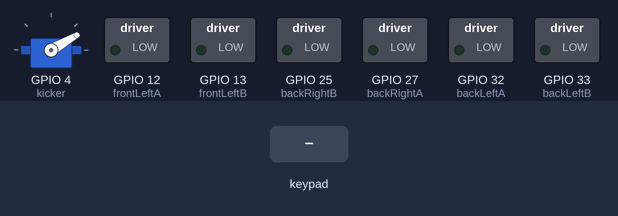
Bench run of a sketch on a simulated ESP32. Shown: servo, switched loads named in the sketch (green lamp = pin HIGH). Inputs (shaded band) come from the test bench. Nothing arrives over Bluetooth unless stated.

Above: at 1.2 s.
1.3 s: key 'S' pressed
At 1.8 s:
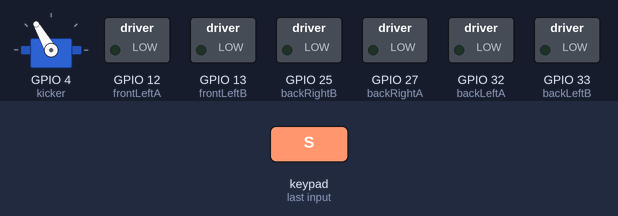
2.8 s: key 'X' pressed
At 4.1 s:
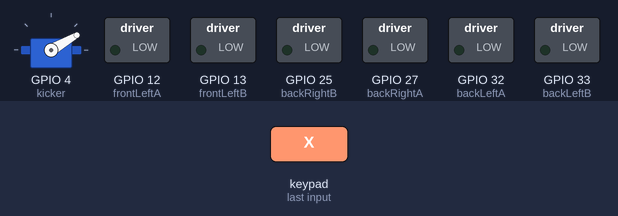
Timing chart, 0 to 5.8 s (numbered marks = the images above; inputs shaded):
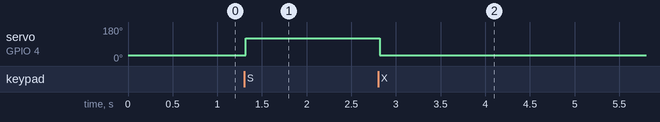

Measured:
- after the input at 1.3 s, servo on GPIO 4 (kicker): 30° → 120° at once
- after the input at 2.8 s, servo on GPIO 4 (kicker): 120° → 30° at once

The sketch:

ps5controlcode.ino
```cpp
#include <ps5Controller.h>
#include <ESP32Servo.h>

int frontLeftA  = 12;
int frontLeftB  = 13;

int frontRightA = 26;
int frontRightB = 14;

int backLeftA   = 32;
int backLeftB   = 33;

int backRightA  = 27;
int backRightB  = 25;

char MAC_ADRES[] = "4C:B9:9B:9D:29:F9";

int DEADZONE = 60;

float SPEED_FAST   = 2.0;
float SPEED_NORMAL = 1.2;
float SPEED_SLOW   = 0.6;
float speedMul     = 1.2;

int HIT_SPEED = 255;
int HIT_TIME  = 150;

Servo kicker;

bool hitActive = false;
unsigned long hitStart = 0;
int hitDir = 0;

void motor(int a, int b, int s){
  s = constrain(s, -255, 255);
  if(s > 0){
    analogWrite(a, s);
    analogWrite(b, 0);
  }else{
    analogWrite(a, 0);
    analogWrite(b, -s);
  }
}

void stopAll(){
  motor(frontLeftA,  frontLeftB,  0);
  motor(frontRightA, frontRightB, 0);
  motor(backLeftA,   backLeftB,   0);
  motor(backRightA,  backRightB,  0);
}

int deadzone(int v){
  return abs(v) < DEADZONE ? 0 : v;
}

void setup(){
  Serial.begin(115200);

  pinMode(frontLeftA, OUTPUT);
  pinMode(frontLeftB, OUTPUT);
  pinMode(frontRightA, OUTPUT);
  pinMode(frontRightB, OUTPUT);
  pinMode(backLeftA, OUTPUT);
  pinMode(backLeftB, OUTPUT);
  pinMode(backRightA, OUTPUT);
  pinMode(backRightB, OUTPUT);

  kicker.attach(4);
  kicker.write(30);

  ps5.begin(MAC_ADRES);
}

void loop(){
  if(!ps5.isConnected()){
    stopAll();
    return;
  }

  if(ps5.Triangle()) speedMul = SPEED_FAST;
  if(ps5.Circle())   speedMul = SPEED_NORMAL;
  if(ps5.Square())   speedMul = SPEED_SLOW;

  if(!hitActive){
    if(ps5.R1()){
      hitActive = true;
      hitStart = millis();
      hitDir = -1;
    }
    if(ps5.L1()){
      hitActive = true;
      hitStart = millis();
      hitDir = 1;
    }
  }

  if(hitActive){
    int p = hitDir * HIT_SPEED;

    motor(frontLeftA,  frontLeftB,  p);
    motor(backLeftA,   backLeftB,   p);
    motor(frontRightA, frontRightB, -p);
    motor(backRightA,  backRightB,  -p);

    if(millis() - hitStart >= HIT_TIME){
      hitActive = false;
      stopAll();
    }
    return;
  }

  if(ps5.Cross())  kicker.write(30);
  if(ps5.Square()) kicker.write(120);

  int Y = deadzone(-ps5.LStickY()) * speedMul;
  int X = deadzone(-ps5.LStickX()) * speedMul;
  int W = deadzone(-ps5.RStickX()) * speedMul;

  motor(frontLeftA,  frontLeftB,  Y + X + W);
  motor(frontRightA, frontRightB, Y - X - W);
  motor(backLeftA,   backLeftB,   Y - X + W);
  motor(backRightA,  backRightB,  Y + X - W);
}
```
